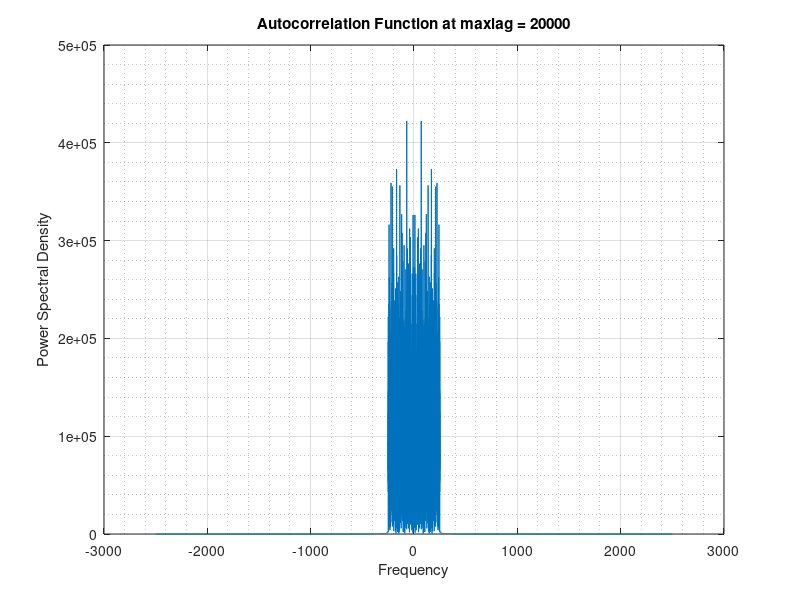

MATLAB code to generate this figure:
%This code sets up the time and frequency vectors for all the numerical
clear 
format long e
tend = 10;
tbeg = -10;
N = 100000;
tstep = (tend-tbeg)/N;
sampling_rate = 1/tstep;

%Time window =
tt = tbeg:tstep:tend-tstep;

load('lab4_num_expt1')

maxlag = 20000;
%Autocorrelation of yt
Ry  = xcorr(yt,yt,maxlag);
%tau vector
tau_vec = -(maxlag*tstep):tstep:maxlag*tstep;
%Abs. PSD corresponding to yt
Sy = abs(fftshift(fft(fftshift(Ry))));
%define the frequency vector corresponding to tau_vec
Ntau = length(tau_vec);
%Nyquist sampling rate
fmax = sampling_rate/2; 
fmin = -fmax;
fstep = (fmax-fmin)/Ntau;
%Frequency window
freq = fmin:fstep:fmax-fstep;

plot(freq, Sy);
xlabel("Frequency");
ylabel("Power Spectral Density");
title("Autocorrelation Function at maxlag = 20000");
grid on;
grid minor;

% plot(tt, yt);
% xlabel("time");
% ylabel("yt");
% grid on;